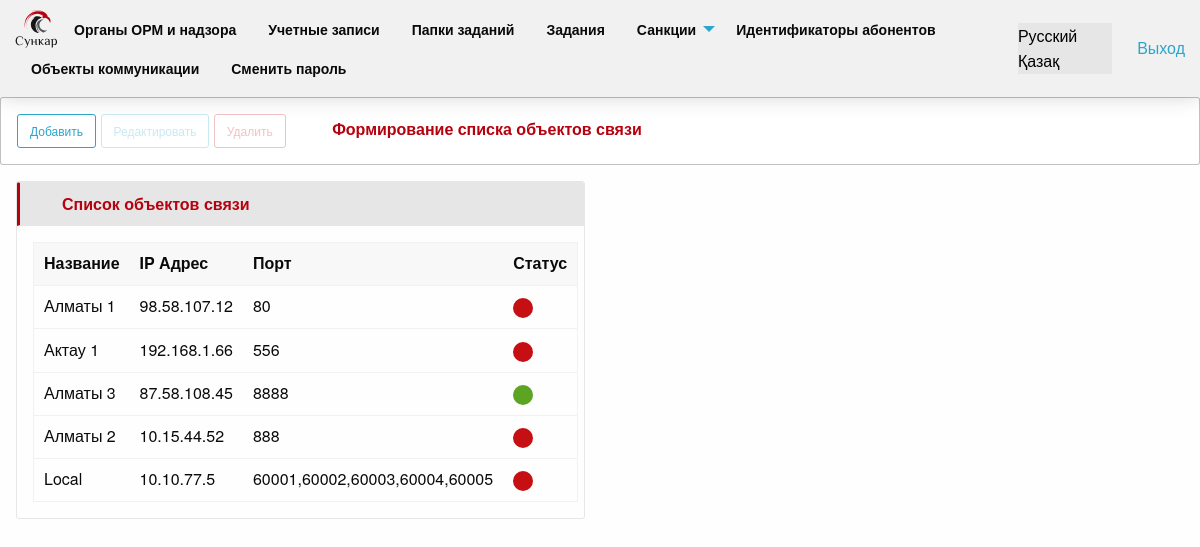
The app's page /communication_objects/ (signed in) with its own data.
### apps/kernel/models.py (models this page shows, shortened)
class CommunicationObject(TimestampMixin):
    class Meta:
        verbose_name = 'Объект связи'
        verbose_name_plural = 'Объекты связи'
        permissions = (
            ('menu_view_communication_objects', 'Объекты связи - в Меню'),
        )
    name = models.CharField(
        max_length=256,
        verbose_name='Название'
    )
    ip_address = models.GenericIPAddressField(
        verbose_name='IP адрес'
    )
    port = models.CharField(
        max_length=128,
        verbose_name='порт'
    )
    state = models.BooleanField(
        default=True,
        verbose_name='Статус'
    )

### apps/kernel/views.py (the view)
class CommunicationObjectView(ListView):
    template_name = 'kernel/communication_object/index.html'
    model = models.CommunicationObject
    context_object_name = 'communication_objects'
    def get_context_data(self, *, object_list=None, **kwargs):
        ctx = super().get_context_data(**kwargs)
        ctx['form_obj'] = forms.CommunicationObjectForm
        return ctx

### apps/system/context_processors.py (called while the page is built)
def menu_context(request):
    context_data = dict()
    user = request.user
    if not request.user.is_authenticated:
        return context_data
    groups = Group.objects.filter(user=user).all()
    permissions = set(Permission.objects.filter(user=user))
    for group in groups:
        permissions.update(set(group.permissions.all()))
    items = []
    for perm in permissions:
        if 'menu_view' in perm.codename:
            item = MENU_ITEMS.get(perm.codename)
            if item:
                items.append(item)
    items = sorted(items, key=lambda k: k.get('priority'))
    context_data['menu_items'] = items
    return context_data

### apps/kernel/templates/kernel/communication_object/index.html (shortened to what this page needs)
{% extends 'kernel/communication_object/base_communication_object.html' %}
{% load i18n %}
{% block actions %}
    <a class="button small hollow button_custom" onclick="onAdd()">
        {% translate 'add_button' %}
    </a>
    <button class="button small hollow button_custom action_button" disabled onclick="onEdit(this)">
        {% translate 'edit_button' %}
    </button>
    <button class="button small hollow alert button_custom action_button" disabled data-open="delete-window"
            onclick="onDelete(this)">
        {% translate 'delete_button' %}
    </button>
    <span class="headers_section">
        {% translate 'header_section_communication_object' %}
    </span>
{% endblock %}
{% block content %}
    <div class="card">
        <div class="card-divider">
            <span class="headers_local">
                {% translate 'header_list_communication_objects' %}
            </span>
        </div>
        <div class="card-section">
            <table class="unstriped">
                <thead>
                <tr>
                    <th>Название</th>
                    <th>IP Адрес</th>
                    <th>Порт</th>
                    <th>Статус</th>
                </tr>
                </thead>
                <tbody>
                {% for obj in communication_objects %}
                    <tr class="items" id="{{ obj.id }}">
                        <td>
                            {{ obj.name }}
                        </td>
                        <td>
                            {{ obj.ip_address }}
                        </td>
                        <td>
                            {{ obj.port }}
                        </td>
                        <td>
                            {% if obj.state %}
                                <span class="badge success">&nbsp;</span>
                            {% else %}
                                <span class="badge alert">&nbsp;</span>
                            {% endif %}
                        </td>
                    </tr>
                {% endfor %}
                </tbody>
            </table>
        </div>
    </div>
{% endblock %}

### apps/system/static/css/app.css (style rules this page uses)
.button_custom { margin-bottom: 0; }
.headers_section { margin: 0; font-weight: 600; padding: 9px 20px 9px 42px; color: #b6010e; outline: none; border-radius: 0; user-select: none; }
.headers_local { border: 1px solid #e6e6e6; border-left: 3px solid #b6010e; margin: 0; font-weight: 600; padding: 9px 20px 9px 42px; color: #b6010e; outline: none; border-radius: 0; user-select: none; }
.card-divider { padding: 0 !important; }

### records on screen
CommunicationObject: name "Алматы 1", ip_address "98.58.107.12", port "80", state False (drawn)
CommunicationObject: name "Актау 1", ip_address "192.168.1.66", port "556", state False (drawn)
CommunicationObject: name "Алматы 3", ip_address "87.58.108.45", port "8888", state True (drawn)
CommunicationObject: name "Алматы 2", ip_address "10.15.44.52", port "888", state False (drawn)
CommunicationObject: name "Local", ip_address "10.10.77.5", port "60001,60002,60003,60004,60005", state False (drawn)

### other values on screen
{{ item.name }} "Органы ОРМ и надзора" "Учетные записи" "Папки заданий" "Задания" "Идентификаторы абонентов" "Объекты коммуникации" "Сменить пароль"
{{ item.name }} "Санкции"
{{ language.name_local }} "Русский" "Қазақ"
